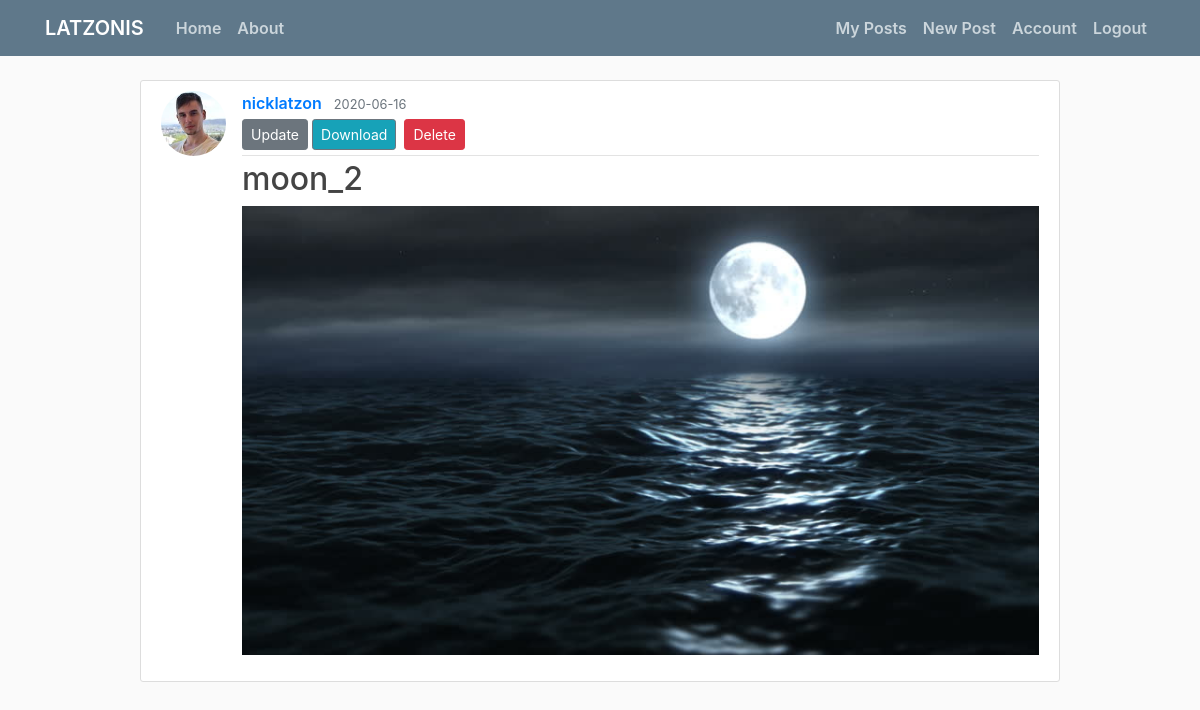
/post/3 (signed in), run on the app's committed database.
### flaskblog/models.py (models this page shows, shortened)
class User(db.Model, UserMixin):
    id = db.Column(db.Integer, primary_key=True)
    username = db.Column(db.String(20), unique=True, nullable=False)
    email = db.Column(db.String(120), unique=True, nullable=False)
    image_file = db.Column(db.String(20), nullable=False, default='default.jpg')
    password = db.Column(db.String(60), nullable=False)
    posts = db.relationship('Post', backref='author', lazy=True)

class Post(db.Model):
    id = db.Column(db.Integer, primary_key=True)
    title = db.Column(db.String(100), nullable=False)
    date_posted = db.Column(db.DateTime, nullable=False, default=datetime.utcnow)
    picture = db.Column(db.String(20), nullable=False)
    user_id = db.Column(db.Integer, db.ForeignKey('user.id'), nullable=False)

### flaskblog/posts/routes.py (the view)
@posts.route("/post/<int:post_id>")
def post(post_id):
    post = Post.query.get_or_404(post_id)
    return render_template('post.html', title=post.title, post=post)

### flaskblog/models.py (called while the page is built)
@login_manager.user_loader
def load_user(user_id):
    return User.query.get(int(user_id))

### flaskblog/templates/post.html (shortened to what this page needs)
{% extends "layout.html" %}
{% block content %}
  <article class="media content-section">
    <img class="rounded-circle article-img" src="{{ url_for('static', filename='profile_pics/' + post.author.image_file) }}">
    <div class="media-body">
      <div class="article-metadata">
        <a class="mr-2" href="{{ url_for('users.user_posts', username=post.author.username) }}">{{ post.author.username }}</a>
        <small class="text-muted">{{ post.date_posted.strftime('%Y-%m-%d') }}</small>
        {% if post.author == current_user %}
          <div>
            <a class="btn btn-secondary btn-sm mt-1 mb-1" href="{{ url_for('posts.update_post', post_id=post.id) }}">Update</a>
            <a class="btn btn-secondary btn-sm mt-1 mb-1" style="background-color: #17a2b8" href="{{ url_for('posts.download_post', post_id=post.id) }}">Download</a>
            <button type="button" class="btn btn-danger btn-sm m-1" data-toggle="modal" data-target="#deleteModal">Delete</button>
          </div>
        {% endif %}
      </div>
      <h2 class="article-title">{{ post.title }}</h2>
      <figure class="figure">
          <img style="max-width: 800px" src="{{ url_for('static', filename='post_pics/' + post.picture) }}"  alt="Picture">
      </figure>
    </div>
  </article>
{% endblock content %}

### flaskblog/static/main.css (style rules this page uses)
body { background: #fafafa; color: #333333; margin-top: 5rem; font-weight: 600; }
img { width:100%; max-width:600px; }
h2, h3, h4, h5, h6 { color: #444444; }
.content-section { background: #ffffff; padding: 10px 20px; border: 1px solid #dddddd; border-radius: 3px; margin-bottom: 20px; }
.article-title { color: #444444; }
.article-img { height: 65px; width: 65px; margin-right: 16px; }
.article-metadata { padding-bottom: 1px; margin-bottom: 4px; border-bottom: 1px solid #e3e3e3 }

### data on the page
User: image_file (picture), author.username "nicklatzon"
Post: date_posted "2020-06-16", title "moon_2", picture (picture)
